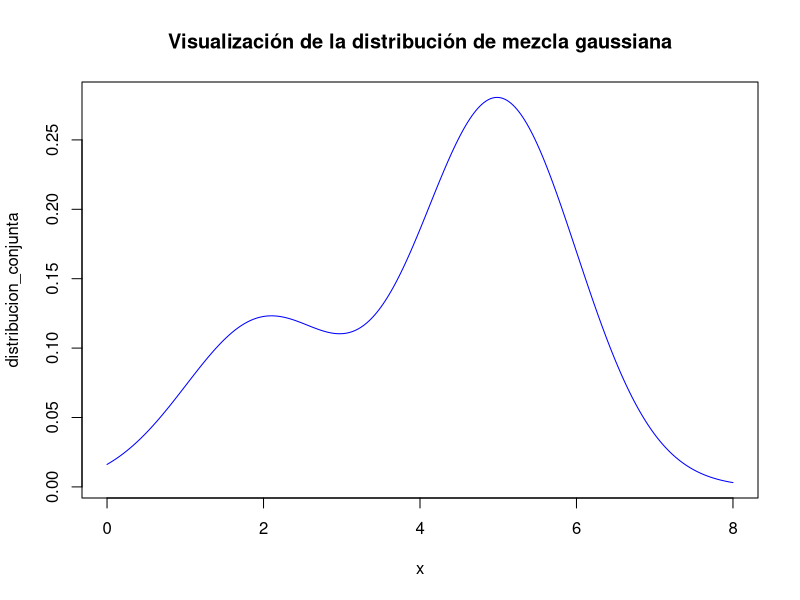

This figure's R source:
## ---- chunk 1
knitr::opts_chunk$set(echo = TRUE)
## ---- chunk 2
rm(list=ls())
data<-quakes
## ---- chunk 3
# Empleando la información que se nos da en el enunciado realizamos la distribución
# Primero establecemos el rango de representación de la distribución
x<-seq(0,8,length.out=500)
dis1<-dnorm(x,mean=2,sd=1)
dis2<-dnorm(x,mean=5,sd=1)
distribucion_conjunta<- dis1*0.3+(1-0.3)*dis2
plot(x,distribucion_conjunta,type='l',col='blue',main='Visualización de la distribución de mezcla gaussiana')
## ---- chunk 4

## ---- chunk 5

## ---- chunk 6

## ---- chunk 7

## ---- chunk 8

## ---- chunk 9

